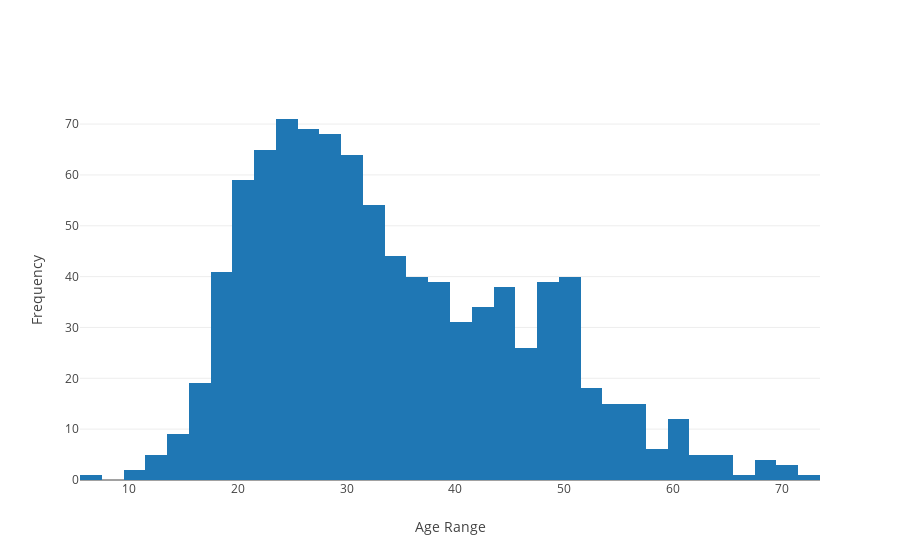

Notebook cell for this chart:
### Markdown cell above
## Distribution of Age Group

### Code cell
data = [go.Histogram(x = Age)]
layout = dict(xaxis = dict(title = 'Age Range'),
              yaxis = dict(title = 'Frequency'),
              )
fig = dict(data = data, layout = layout)
plot.iplot(fig, filename='Age histogram')

### Figure 1 — Plotly figure (JSON) as saved in the notebook; plotly's stock layout.template omitted (floating-point values rounded to 4 significant figures; data arrays with more than 128 entries replaced by an {"elided": "..."} marker saying what was removed)
{"data": [{"type": "histogram", "x": {"elided": "943 int values"}}], "layout": {"xaxis": {"title": "Age Range"}, "yaxis": {"title": "Frequency"}}}
